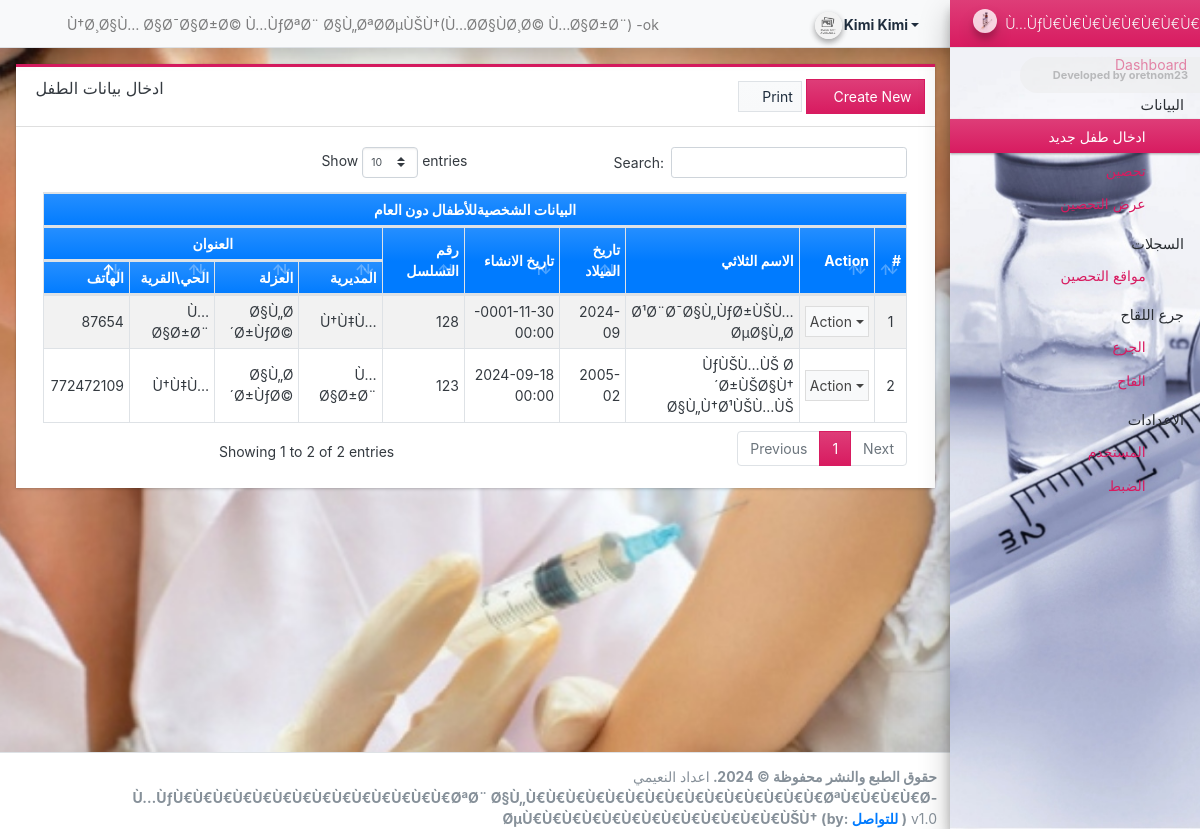
/admin/?page=students (signed in), run on the app's committed database.
### tables this page shows
CREATE TABLE `student_list` (
  `id` int(11) NOT NULL,
  `code` varchar(100) NOT NULL,
  `firstname` text NOT NULL,
  `middlename` text NOT NULL,
  `lastname` text NOT NULL,
  `department` text NOT NULL,
  `course` text NOT NULL,
  `gender` varchar(20) NOT NULL,
  `contact` text NOT NULL,
  `email` text NOT NULL,
  `address` text NOT NULL,
  `emergency_name` text NOT NULL,
  `emergency_contact` text NOT NULL,
  `status` tinyint(1) NOT NULL DEFAULT '1',
  `delete_flag` tinyint(1) NOT NULL DEFAULT '0',
  `date_created` datetime NOT NULL,
  `date_updated` timestamp NOT NULL DEFAULT CURRENT_TIMESTAMP ON UPDATE CURRENT_TIMESTAMP,
  `emergency_address` text NOT NULL,
  `emergency_relation` text NOT NULL
);

### config.php (called while the page is built, shortened)
<?php
require_once('classes/DBConnection.php');
require_once('classes/SystemSettings.php');
function validate_image($file){
	if(!empty($file)){
        $ex = explode("?",$file);
        $file = $ex[0];
        $ts = isset($ex[1]) ? "?".$ex[1] : '';
		if(is_file(base_app.$file)){
			return base_url.$file.$ts;
		}else{
			return base_url.'dist/img/no-image-available.png';
		}
	}else{
		return base_url.'dist/img/no-image-available.png';
	}
}
function isMobileDevice(){
    $aMobileUA = array(
        '/iphone/i' => 'iPhone',
        '/ipod/i' => 'iPod',
        '/ipad/i' => 'iPad',
        '/android/i' => 'Android',
        '/blackberry/i' => 'BlackBerry',
        '/webos/i' => 'Mobile'
    );
    return false;
}
?>

### classes/DBConnection.php (called while the page is built, shortened)
<?php
class DBConnection{
    private $host = DB_SERVER;
    private $username = DB_USERNAME;
    private $password = DB_PASSWORD;
    private $database = DB_NAME;
    public $conn;
    public function __construct(){
        if (!isset($this->conn)) {
            $this->conn = new mysqli($this->host, $this->username, $this->password, $this->database);
        }
    }
}
?>

### classes/SystemSettings.php (called while the page is built, shortened)
<?php
class SystemSettings extends DBConnection{
	function userdata($field = ''){
		if(!empty($field)){
			if(isset($_SESSION['userdata'][$field]))
				return $_SESSION['userdata'][$field];
			else
				return null;
		}else{
			return false;
		}
	}
	function info($field=''){
		if(!empty($field)){
			if(isset($_SESSION['system_info'][$field]))
				return $_SESSION['system_info'][$field];
			else
				return false;
		}else{
			return false;
		}
	}
}
$_settings = new SystemSettings();
?>

### admin/students/index.php (the view, shortened to what this page needs)
<div class="card card-outline rounded-0 card-maroon">
	<div class="card-header">
		<h3 class="card-title">ادخال بيانات الطفل</h3>
		<div class="card-tools">
		<a href="./?page=students/print" class="btn btn-light btn-sm bg-gradient-light rounded-0 border" type="button" id="print"><i class="fa fa-print"></i> Print</a>
			<a href="./?page=students/manage_student" id="create_new" class="btn btn-flat btn-primary"><span class="fas fa-plus"></span>  Create New</a>
		</div>
	</div>
	<div class="card-body">
        <div class="container-fluid">
			<table class="table table-hover table-striped table-bordered" id="payment-histpry-table" style="width: 100%";>
				<colgroup>
					<col width="10%">
					<col width="10%">
					<col width="10%">
					<col width="10%">
					<col width="10%">
					<col width="12%">
					<col width="8%">
					<col width="18%">
					<col width="8%">
					<col width="5%">
				</colgroup>
				<thead>
<tr class="bg-gradient-primary">
				<tr class="bg-gradient-primary"><th colspan="11"  style="text-align: center;">البيانات الشخصيةللأطفال دون العام</th></tr>
					<tr class="bg-gradient-primary"><th colspan="4"  style="text-align: center;"> العنوان</th>
					<th rowspan="2">رقم التسلسل</th>
					<th rowspan="2">تاريخ الانشاء</th>
					<th rowspan="2">تاريخ الميلاد</th>
					<th rowspan="2">الاسم الثلاثي</th>
					<th rowspan="2">Action</th>
					<th rowspan="2">#</th>
				</tr>
					<tr class="bg-gradient-primary">
						<th>الهاتف</th>
						<th>الحي\القرية</th>
						<th>العزلة</th>
						<th>المديرية</th>
</tr>
					</tr>
				</thead>
				<tbody>
					<?php
					$i = 1;
						$qry = $conn->query("SELECT *, concat(firstname, ' ', coalesce(concat(middlename,' '), ''), lastname) as `name` from `student_list` where delete_flag = 0 order by `name` asc ");
						while($row = $qry->fetch_assoc()):
					?>
						<tr>
							<td><?php echo $row['contact'] ?></td>
							<td><?php echo $row['emergency_relation'] ?></td>
							<td><?php echo $row['emergency_contact'] ?></td>
							<td><?php echo $row['emergency_name'] ?></td>
						<td><?php echo $row['code'] ?></td>
							<td><?php echo date("Y-m-d H:i",strtotime($row['date_created'])) ?></td>
							<td><?php echo $row['address'] ?></td>
							<td><?php echo $row['name'] ?></td>
							<td align="center">
								 <button type="button" class="btn btn-flat p-1 btn-default btn-sm dropdown-toggle dropdown-icon" data-toggle="dropdown">
				                  		Action
				                  </button>
							</td>
							<td class="text-center"><?php echo $i++; ?></td>
						</tr>
					<?php endwhile; ?>
				</tbody>
			</table>
		</div>
	</div>
</div>

### admin/index.php (shortened to what this page needs)
<?php require_once('../config.php'); ?>
 <!DOCTYPE html>
<html lang="en" class="" style="height: auto;">
<?php require_once('inc/header.php') ?>
  <body class="sidebar-mini layout-fixed control-sidebar-slide-open layout-navbar-fixed sidebar-mini-md sidebar-mini-xs text-sm" data-new-gr-c-s-check-loaded="14.991.0" data-gr-ext-installed="" style="height: auto;">
    <div class="wrapper">
     <?php require_once('inc/topBarNav.php') ?>
     <?php require_once('inc/navigation.php') ?>
     <?php $page = isset($_GET['page']) ? $_GET['page'] : 'home';  ?>
      <div class="content-wrapper  pt-3" style="min-height: 567.854px;background-image:url('../uploads/15.jpg');
     background-repeat:no-repeat;
    background-size:cover;
    background-position:center center;
   " >
        <section class="content  text-dark">
          <div class="container-fluid " >
            <?php
              if(!file_exists($page.".php") && !is_dir($page)){
                  include '404.html';
              }else{
                if(is_dir($page))
                  include $page.'/index.php';
                else
                  include $page.'.php';
              }
            ?>
          </div>
        </section>
      </div>
      <?php require_once('inc/footer.php') ?>
  </body>
</html>

### admin/inc/header.php (shortened to what this page needs)
<head>
    <link rel="stylesheet" href="<?php echo base_url ?>popkimi/css/all.min.css">
    <link rel="stylesheet" href="<?php echo base_url ?>popkimi/tempusdominus-bootstrap-4.min.css">
  <link rel="stylesheet" href="<?php echo base_url ?>popkimi/dataTables.bootstrap4.min.css">
  <link rel="stylesheet" href="<?php echo base_url ?>popkimi/responsive.bootstrap4.min.css">
  <link rel="stylesheet" href="<?php echo base_url ?>popkimi/buttons.bootstrap4.min.css">
  <link rel="stylesheet" href="<?php echo base_url ?>popkimi/select2.min.css">
  <link rel="stylesheet" href="<?php echo base_url ?>popkimi/select2-bootstrap4.min.css">
    <link rel="stylesheet" href="<?php echo base_url ?>popkimi/icheck-bootstrap.min.css">
    <link rel="stylesheet" href="<?php echo base_url ?>popkimi/jqvmap.min.css">
    <link rel="stylesheet" href="<?php echo base_url ?>popkimi/adminltopkimi.css">
    <link rel="stylesheet" href="<?php echo base_url ?>popkimi/custom.css">
    <link rel="stylesheet" href="<?php echo base_url ?>popkimi/OverlayScrollbars.min.css">
    <link rel="stylesheet" href="<?php echo base_url ?>popkimi/daterangepicker.css">
    <link rel="stylesheet" href="<?php echo base_url ?>popkimi/summernote-bs4.min.css">
  <link rel="stylesheet" href="<?php echo base_url ?>popkimi/bootstrap-4.min.css">
  </head>

### admin/inc/topBarNav.php (shortened to what this page needs)
<nav class="main-header navbar navbar-expand navbar-light shadow text-sm">
  <ul class="navbar-nav">
    <li class="nav-item">
    <a class="nav-link" data-widget="pushmenu" href="#" role="button"><i class="fas fa-bars"></i></a>
    </li>
    <li class="nav-item d-none d-sm-inline-block">
      <a href="<?php echo base_url ?>" class="nav-link"><?php echo (!isMobileDevice()) ? $_settings->info('name'):$_settings->info('short_name'); ?> -ok</a>
    </li>
  </ul>
  <ul class="navbar-nav ml-auto">
    <li class="nav-item">
      <div class="btn-group nav-link">
            <button type="button" class="btn btn-rounded badge badge-light dropdown-toggle dropdown-icon" data-toggle="dropdown">
              <span><img src="<?php echo validate_image($_settings->userdata('avatar')) ?>" class="img-circle elevation-2 user-img" alt="User Image"></span>
              <span class="ml-3"><?php echo ucwords($_settings->userdata('firstname').' '.$_settings->userdata('lastname')) ?></span>
            </button>
        </div>
    </li>
  </ul>
</nav>

### admin/inc/navigation.php (shortened to what this page needs)
<aside class="main-sidebar sidebar-light-maroon elevation-4 sidebar-no-expand">
  <a href="<?php echo base_url ?>admin" class="brand-link bg-gradient-maroon text-sm text-light">
  <img src="<?php echo validate_image($_settings->info('logo'))?>" alt="Store Logo" class="brand-image img-circle elevation-3" style="opacity: .8;width: 1.5rem;height: 1.5rem;max-height: unset">
  <span class="brand-text font-weight-light"><?php echo $_settings->info('short_name') ?></span>
  </a>
  <div class="sidebar os-host os-theme-light os-host-overflow os-host-overflow-y os-host-resize-disabled os-host-transition os-host-scrollbar-horizontal-hidden">
    <div class="os-content-glue" style="margin: 0px -8px; width: 249px; height: 646px;"></div>
    <div class="os-padding">
      <div class="os-viewport os-viewport-native-scrollbars-invisible" style="overflow-y: scroll;">
        <div class="os-content" style="padding: 0px 8px; height: 100%; width: 100%;">
          <nav class="mt-1">
             <ul class="nav nav-pills nav-sidebar flex-column text-sm nav-compact nav-flat nav-child-indent nav-collapse-hide-child" data-widget="treeview" role="menu" data-accordion="false">
             <li class="nav-item dropdown">
                <a href="./" class="nav-link nav-home">
                  <p>
                  </p>
                </a>
              </li>
              <li class="nav-header">البيانات</li>
              <li class="nav-item dropdown">
                <a href="<?php echo base_url ?>admin/?page=students" class="nav-link nav-students">
                <?php if($_settings->userdata('type') == 1): ?>
                  <p>
                   ادخال طفل جديد
                  </p> <i class="nav-icon fas fa-users"></i>
                </a>
              </li>
              <li class="nav-item dropdown">
                <a href="<?php echo base_url ?>admin/?page=accounts" class="nav-link nav-accounts">
                  <p>
                    تحصين
                  </p>   <i class="nav-icon fas fa-user"></i>
                </a>
              </li>
              <?php endif; ?>
              <li class="nav-item dropdown">
                <a href="<?php echo base_url ?>admin/?page=kimi" class="nav-link nav-kimi">
                  <p>
                    عرض التحصين
                  </p>  <i class="nav-icon fas fa-hospital"></i>
                </a>
              </li>
              <li class="nav-header">السجلات</li>
              <li class="nav-item dropdown">
              <?php if($_settings->userdata('type') == 1): ?>
                <a href="<?php echo base_url ?>admin/?page=alis" class="nav-link nav-kimi">
                  <p>
                 مواقع التحصين
                  </p>       <i class="nav-icon far fa-circle"></i>
                </a>
              </li>
              <?php endif; ?>
              <li class="nav-header">جرع اللقاح</li>
              <li class="nav-item dropdown">
              <?php if($_settings->userdata('type') == 1): ?>
                <a href="<?php echo base_url ?>admin/?page=dorms" class="nav-link nav-dorms">
                  <p>
                   الجرع
                  </p>      <i class="nav-icon fas fa-building"></i>
                </a>
              </li>
              <li class="nav-item dropdown">
                <a href="<?php echo base_url ?>admin/?page=rooms" class="nav-link nav-rooms">
                  <p>
             القاح
                  </p> <i class="nav-icon fas fa-door-closed"></i>
                </a>
              </li>
              <?php endif; ?>
              <li class="nav-header">الاعدادات</li>
                <?php if($_settings->userdata('type') == 1): ?>
                   <li class="nav-item dropdown">
                <a href="<?php echo base_url ?>admin/?page=user/list" class="nav-link nav-user_list">
                  <p>
                  المستخدم
                  </p>   <i class="nav-icon fas fa-users-cog"></i>
                </a>
              </li>
              <li class="nav-item dropdown">
                <a href="<?php echo base_url ?>admin/?page=system_info" class="nav-link nav-system_info">
                  <p>
                  الضبط
                  </p>   <i class="nav-icon fas fa-tools"></i>
                </a>
              </li>
              <?php endif; ?>
            </ul>
          </nav>
        </div>
      </div>
    </div>
  </div>
</aside>

### admin/inc/footer.php (shortened to what this page needs)
<footer class="main-footer text-sm">
        <strong>حقوق الطبع والنشر محفوظة © <?php echo date('Y') ?>.
        </strong>
        اعداد النعيمي
        <div class="float-right d-none d-sm-inline-block">
          <b><?php echo $_settings->info('short_name') ?> (by: <a href="mailto:kimi772472109@gmail.com" target="blank">للتواصل</a> )</b> v1.0
        </div>
      </footer>
    </div>

### popkimi/custom.css (style rules this page uses)
table.dataTable th, table.dataTable td { padding: 5px !important; }
.btn-primary, .page-item.active .page-link { background: #d81b60 linear-gradient(180deg, #de3d78, #d81b60) repeat-x !important; border-color: #d81b60 !important; }

### admin/inc/topBarNav.php (style rules this page uses)
.user-img { position: absolute; height: 27px; width: 27px; object-fit: cover; left: -7%; top: -12%; }
.btn-rounded { border-radius: 50px; }

### data on the page
student_list: contact "87654", emergency_relation "Ù…Ø§Ø±Ø¨", emergency_contact "Ø§Ù„Ø´Ø±ÙƒØ©", emergency_name "Ù†Ù‡Ù…", code "128", date_created "-0001-11-30 00:00", address "2024-09", name "Ø¹Ø¨Ø¯Ø§Ù„ÙƒØ±ÙŠÙ… ØµØ§Ù„Ø­"
student_list: contact "772472109", emergency_relation "Ù†Ù‡Ù…", emergency_contact "Ø§Ù„Ø´Ø±ÙƒØ©", emergency_name "Ù…Ø§Ø±Ø¨", code "123", date_created "2024-09-18 00:00", address "2005-02", name "ÙƒÙŠÙ…ÙŠ Ø´Ø±ÙŠØ§Ù† Ø§Ù„Ù†Ø¹ÙŠÙ…ÙŠ"

### other printed values
$_settings->info('name') "Ù†Ø¸Ø§Ù… Ø§Ø¯Ø§Ø±Ø© Ù…ÙƒØªØ¨ Ø§Ù„ØªØ­ØµÙŠÙ†(Ù…Ø­Ø§ÙØ¸Ø© Ù…Ø§Ø±Ø¨)"
$_settings->userdata('firstname').' '.$_settings->userdata('lastname') "Kimi Kimi"
$_settings->info('short_name') "Ù…ÙƒÙ€Ù€Ù€Ù€Ù€Ù€Ù€Ù€Ù€Ù€Ù€Ù€Ù€Ù€ØªØ¨ Ø§Ù„Ù€Ù€Ù€Ù€Ù€Ù€Ù€Ù€Ù€Ù€Ù€Ù€Ù€Ù€Ù€ØªÙ€Ù€Ù€Ù€Ø­ØµÙ€Ù€Ù€Ù€Ù€Ù€Ù€Ù€Ù€Ù€Ù€Ù€Ù€ÙŠÙ†"
